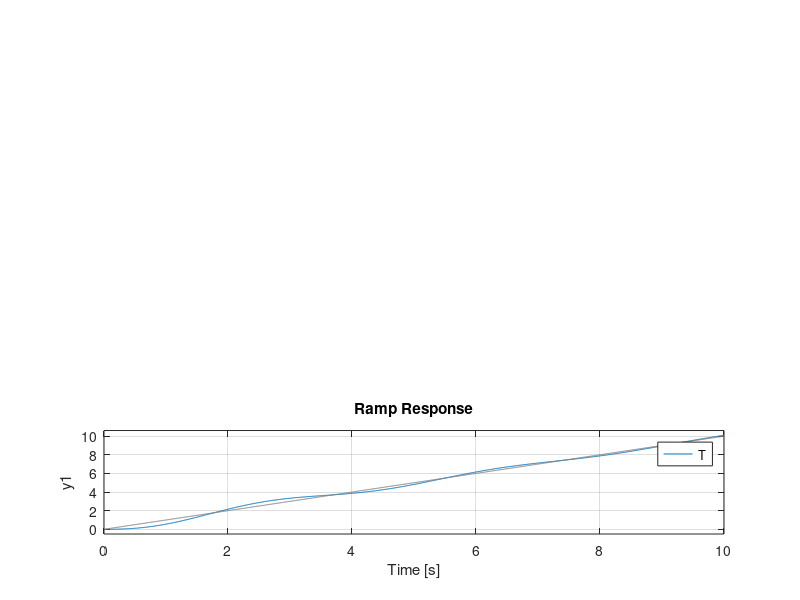

The MATLAB script that drew this image:
clc;
clear;
close all;

m = 10;
b = 2;

s = tf('s');
G = 1 / (m*s^2 + b*s);

Kp = 30;
Ki = 10;
Kd = 5;

C = pid(Kp, Ki, Kd);

T = feedback(C*G, 1);

t = 0:0.01:10;

figure;

subplot(3,1,1);
step(T, t);
title('Step Response');
grid on;

subplot(3,1,2);
impulse(T, t);
title('Impulse Response');
grid on;

subplot(3,1,3);
u = t;
lsim(T, u, t);
title('Ramp Response');
grid on;
